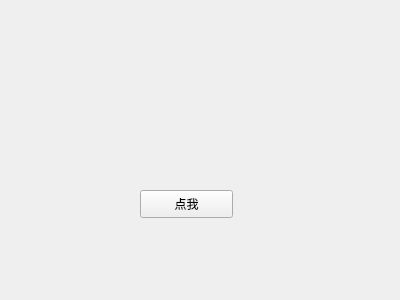
<?xml version="1.0" encoding="UTF-8"?>
<ui version="4.0">
 <class>Form</class>
 <widget class="QWidget" name="Form">
  <property name="geometry">
   <rect>
    <x>0</x>
    <y>0</y>
    <width>400</width>
    <height>300</height>
   </rect>
  </property>
  <property name="windowTitle">
   <string>Form</string>
  </property>
  <widget class="QPushButton" name="pushButton">
   <property name="geometry">
    <rect>
     <x>140</x>
     <y>190</y>
     <width>93</width>
     <height>28</height>
    </rect>
   </property>
   <property name="text">
    <string>点我</string>
   </property>
  </widget>
 </widget>
 <resources/>
 <connections/>
</ui>
